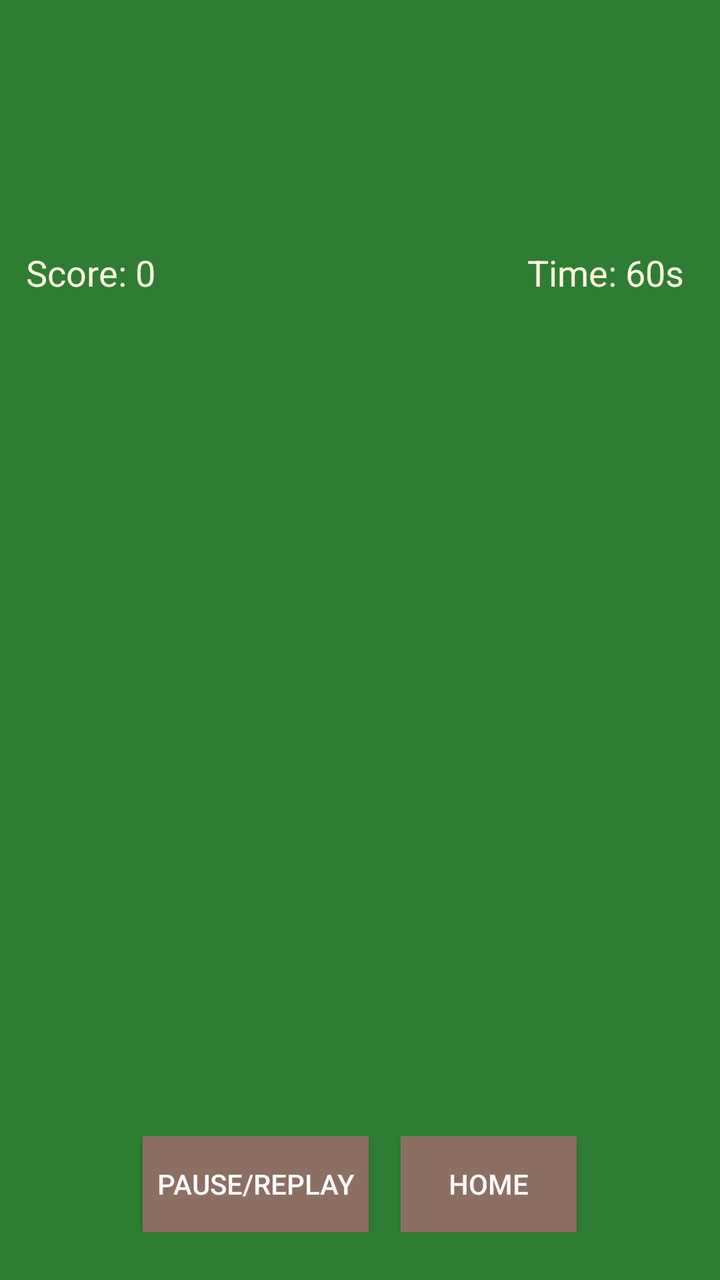
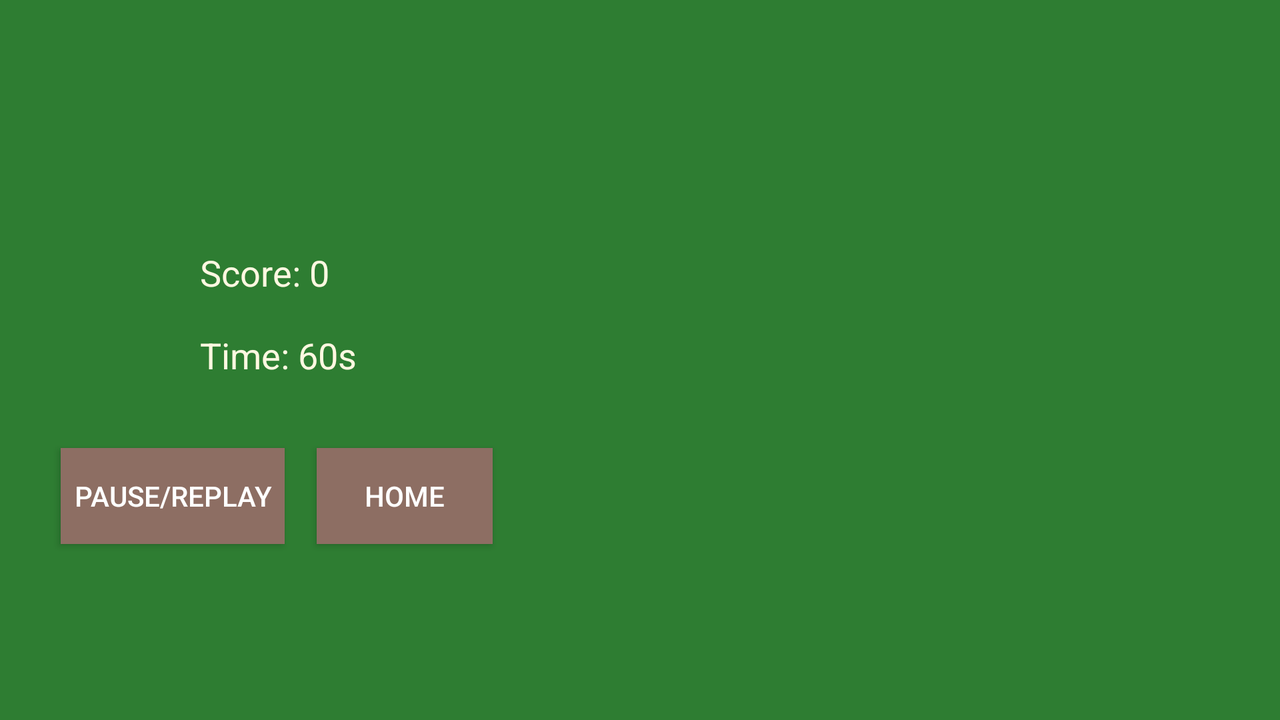

The same Android screen from two of the app's own layout files: first res/layout/ as a phone draws it, then the author's variant for another configuration, drawn on a device whose configuration selects that folder. Both files follow.
<!-- AndroidManifest.xml: application theme AppTheme -->
<!-- res/layout/activity_game.xml -->
<RelativeLayout xmlns:android="http://schemas.android.com/apk/res/android"
    xmlns:tools="http://schemas.android.com/tools"
    android:layout_width="match_parent"
    android:layout_height="match_parent"
    android:background="@color/forest_green">

    
    <FrameLayout
        android:id="@+id/controlsContainer"
        android:layout_width="match_parent"
        android:layout_height="wrap_content"
        android:layout_alignParentBottom="true"
        android:layout_marginBottom="8dp"/>
    
    <TextView
        android:id="@+id/scoreTextView"
        android:layout_width="wrap_content"
        android:layout_height="wrap_content"
        android:layout_alignParentStart="true"
        android:layout_marginStart="13dp"
        android:layout_marginTop="124dp"
        android:text="Score: 0"
        android:textColor="@color/soft_beige"
        android:textSize="18sp"/>

    
    <TextView
        android:id="@+id/timerTextView"
        android:layout_width="wrap_content"
        android:layout_height="wrap_content"
        android:layout_alignParentEnd="true"
        android:layout_marginEnd="18dp"
        android:layout_marginTop="124dp"
        android:text="Time: 60s"
        android:textColor="@color/soft_beige"
        android:textSize="18sp"/>

    

    

    <GridLayout
        android:id="@+id/moleGrid"
        android:layout_width="276dp"
        android:layout_height="409dp"
        android:layout_above="@+id/linearLayout2"
        android:layout_below="@id/scoreTextView"
        android:layout_alignParentEnd="true"
        android:layout_marginTop="53dp"
        android:layout_marginEnd="66dp"
        android:layout_marginBottom="41dp"
        android:alignmentMode="alignMargins"
        android:columnCount="4"
        android:columnOrderPreserved="false"
        android:rowCount="4">

        <Space
            android:layout_width="0dp"
            android:layout_height="0dp"
            android:layout_rowSpan="4"
            android:layout_columnSpan="4" />
    </GridLayout>

    <LinearLayout
        android:id="@+id/linearLayout2"
        android:layout_width="match_parent"
        android:layout_height="wrap_content"
        android:layout_alignParentBottom="true"
        android:layout_marginBottom="16dp"
        android:gravity="center"
        android:orientation="horizontal"
        android:padding="8dp">

        <Button
            android:id="@+id/pauseButton"
            android:layout_width="113dp"
            android:layout_height="wrap_content"
            android:layout_marginEnd="16dp"
            android:background="@color/warm_brown"
            android:text="@string/pause_replay"
            android:textColor="@color/white" />

        <Button
            android:id="@+id/homeButton"
            android:layout_width="wrap_content"
            android:layout_height="wrap_content"
            android:background="@color/warm_brown"
            android:text="@string/home"
            android:textColor="@color/white" />
    </LinearLayout>
</RelativeLayout>
<!-- resources referenced by this layout -->
<resources>
  <color name="forest_green">#2E7D32</color>
  <color name="soft_beige">#FFF8E1</color>
  <color name="warm_brown">#8D6E63</color>
  <color name="white">#FFFFFFFF</color>
  <string name="home">Home</string>
  <string name="pause_replay">Pause/Replay</string>
  <style name="AppTheme" parent="Theme.AppCompat.Light.DarkActionBar">
          <item name="colorPrimary">@color/forest_green</item>
          <item name="colorPrimaryDark">@color/darker_green</item>
          <item name="colorAccent">@color/warm_brown</item>
      </style>
  <color name="darker_green">#1B5E20</color>
</resources>
<!-- res/layout-land/activity_game.xml (the author's variant of the layout above) -->
<!-- drawn on the phone turned sideways -->
<RelativeLayout xmlns:android="http://schemas.android.com/apk/res/android"
    xmlns:tools="http://schemas.android.com/tools"
    android:layout_width="wrap_content"
    android:layout_height="match_parent"
    android:background="@color/forest_green">

    <FrameLayout
        android:id="@+id/controlsContainer"
        android:layout_width="match_parent"
        android:layout_height="wrap_content"
        android:layout_alignBottom="@+id/moleGrid"
        android:layout_marginBottom="-174dp" />

    <TextView
        android:id="@+id/scoreTextView"
        android:layout_width="wrap_content"
        android:layout_height="wrap_content"
        android:layout_alignParentStart="true"
        android:layout_marginStart="100dp"
        android:layout_marginTop="124dp"
        android:text="Score: 0"
        android:textColor="@color/soft_beige"
        android:textSize="18sp" />

    <TextView
        android:id="@+id/timerTextView"
        android:layout_width="wrap_content"
        android:layout_height="wrap_content"
        android:layout_below="@+id/scoreTextView"
        android:layout_alignParentStart="true"
        android:layout_marginStart="100dp"
        android:layout_marginTop="17dp"
        android:text="Time: 60s"
        android:textColor="@color/soft_beige"
        android:textSize="18sp" />

    <GridLayout
        android:id="@+id/moleGrid"
        android:layout_width="419dp"
        android:layout_height="match_parent"
        android:layout_below="@+id/timerTextView"
        android:layout_alignParentStart="true"
        android:layout_alignParentEnd="true"
        android:layout_marginStart="289dp"
        android:layout_marginTop="-86dp"
        android:layout_marginEnd="23dp"
        android:alignmentMode="alignMargins"
        android:columnCount="4"
        android:columnOrderPreserved="false"
        android:rowCount="4">

        <Space
            android:layout_width="0dp"
            android:layout_height="0dp"
            android:layout_rowSpan="4"
            android:layout_columnSpan="4" />
    </GridLayout>

    <LinearLayout
        android:id="@+id/linearLayout"
        android:layout_width="267dp"
        android:layout_height="88dp"
        android:layout_alignParentStart="true"
        android:layout_alignParentBottom="true"
        android:layout_marginStart="5dp"
        android:layout_marginBottom="68dp"
        android:gravity="center"
        android:orientation="horizontal"
        android:padding="8dp">

        <Button
            android:id="@+id/pauseButton"
            android:layout_width="112dp"
            android:layout_height="wrap_content"
            android:layout_marginEnd="16dp"
            android:background="@color/warm_brown"
            android:text="@string/pause"
            android:textColor="@color/white" />

        <Button
            android:id="@+id/homeButton"
            android:layout_width="wrap_content"
            android:layout_height="wrap_content"
            android:background="@color/warm_brown"
            android:text="@string/home"
            android:textColor="@color/white" />
    </LinearLayout>
</RelativeLayout>
<!-- resources referenced by the variant -->
<!-- as the phone turned sideways resolves them -->
<resources>
  <color name="forest_green">#2E7D32</color>
  <color name="soft_beige">#FFF8E1</color>
  <color name="warm_brown">#8D6E63</color>
  <color name="white">#FFFFFFFF</color>
  <string name="home">Home</string>
  <string name="pause">Pause/Replay</string>
  <style name="AppTheme" parent="Theme.AppCompat.Light.DarkActionBar">
          <item name="colorPrimary">@color/forest_green</item>
          <item name="colorPrimaryDark">@color/darker_green</item>
          <item name="colorAccent">@color/warm_brown</item>
      </style>
  <color name="darker_green">#1B5E20</color>
</resources>
